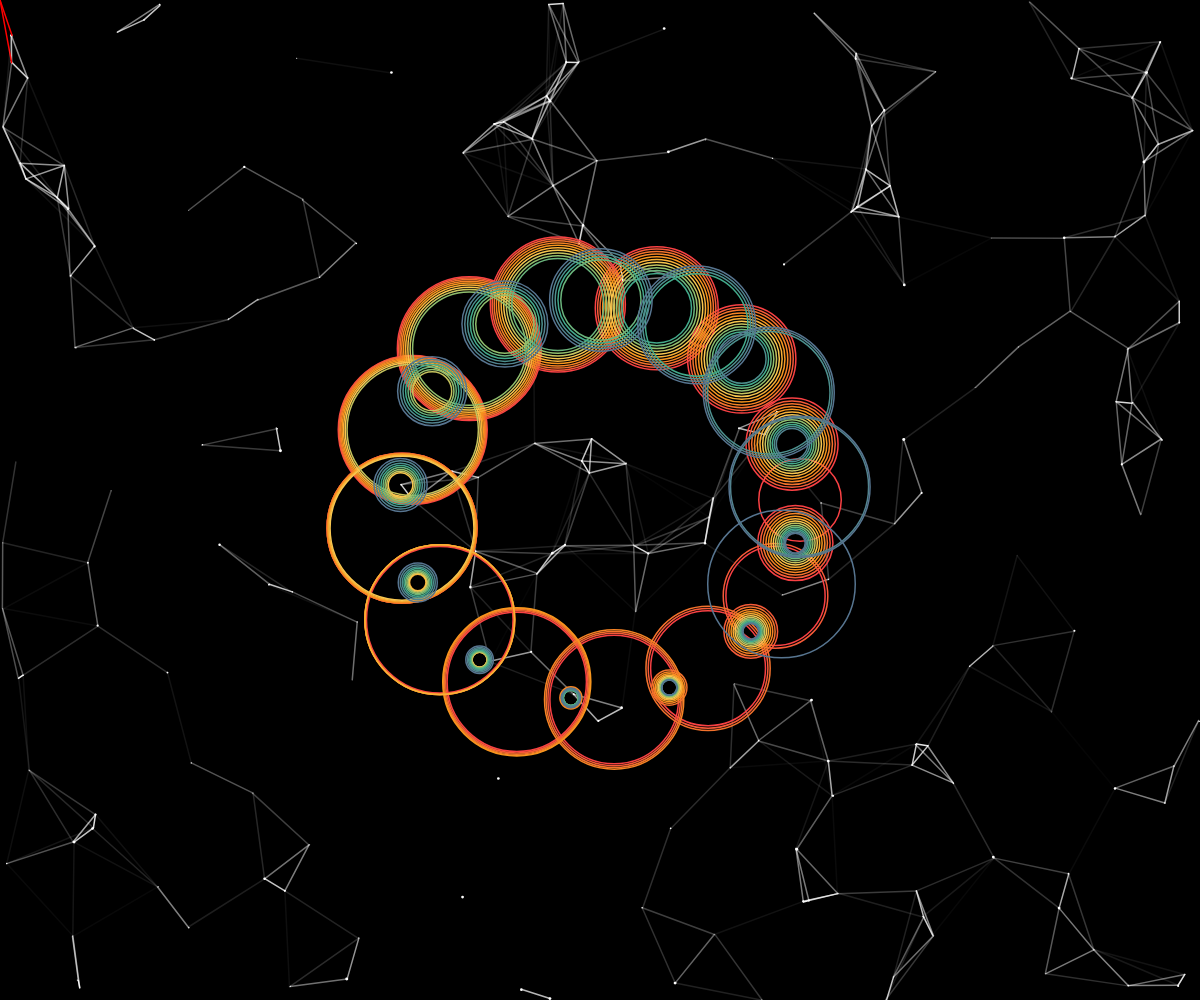
Frame 1 (no input)
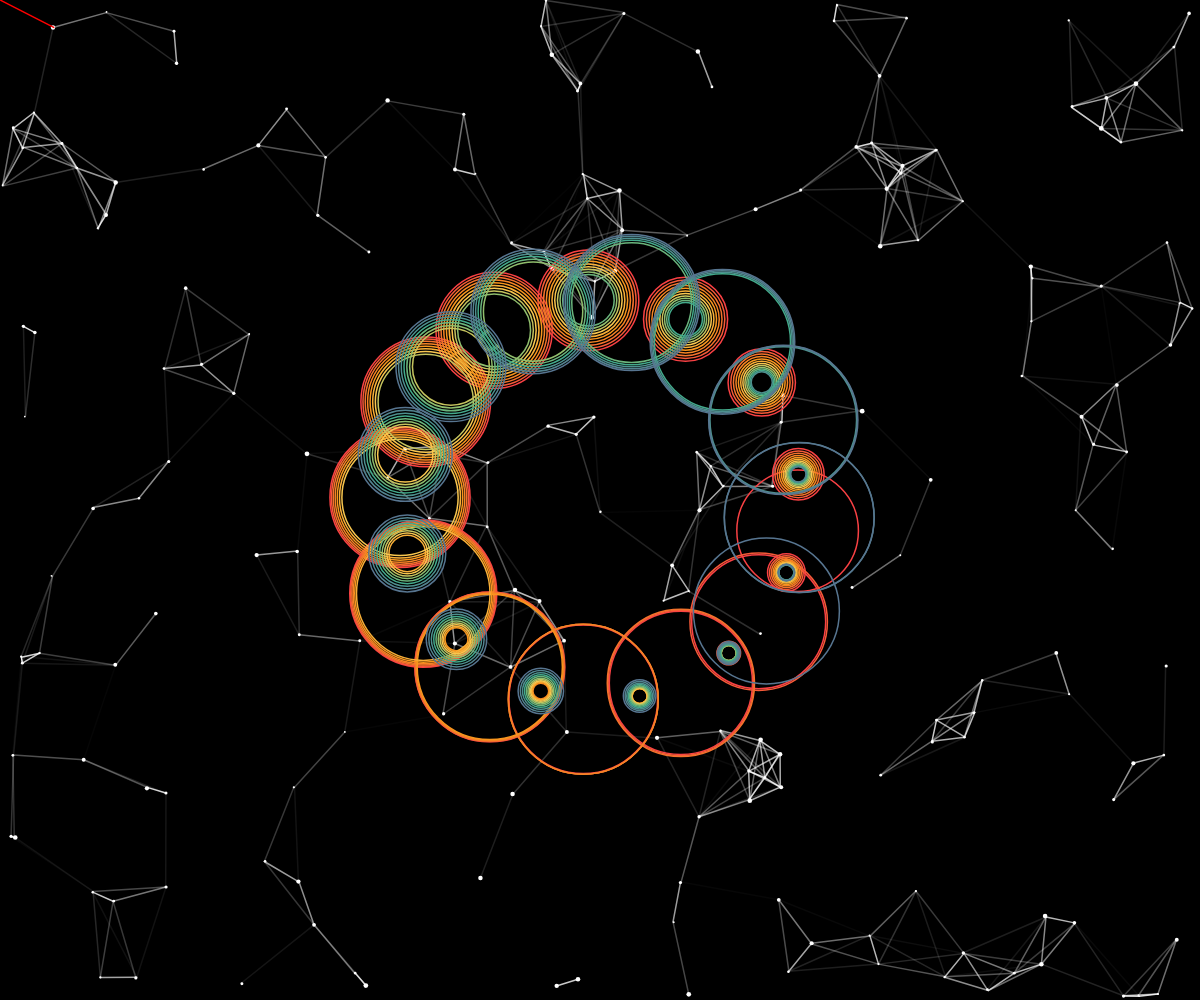
Frame 60 (no input)
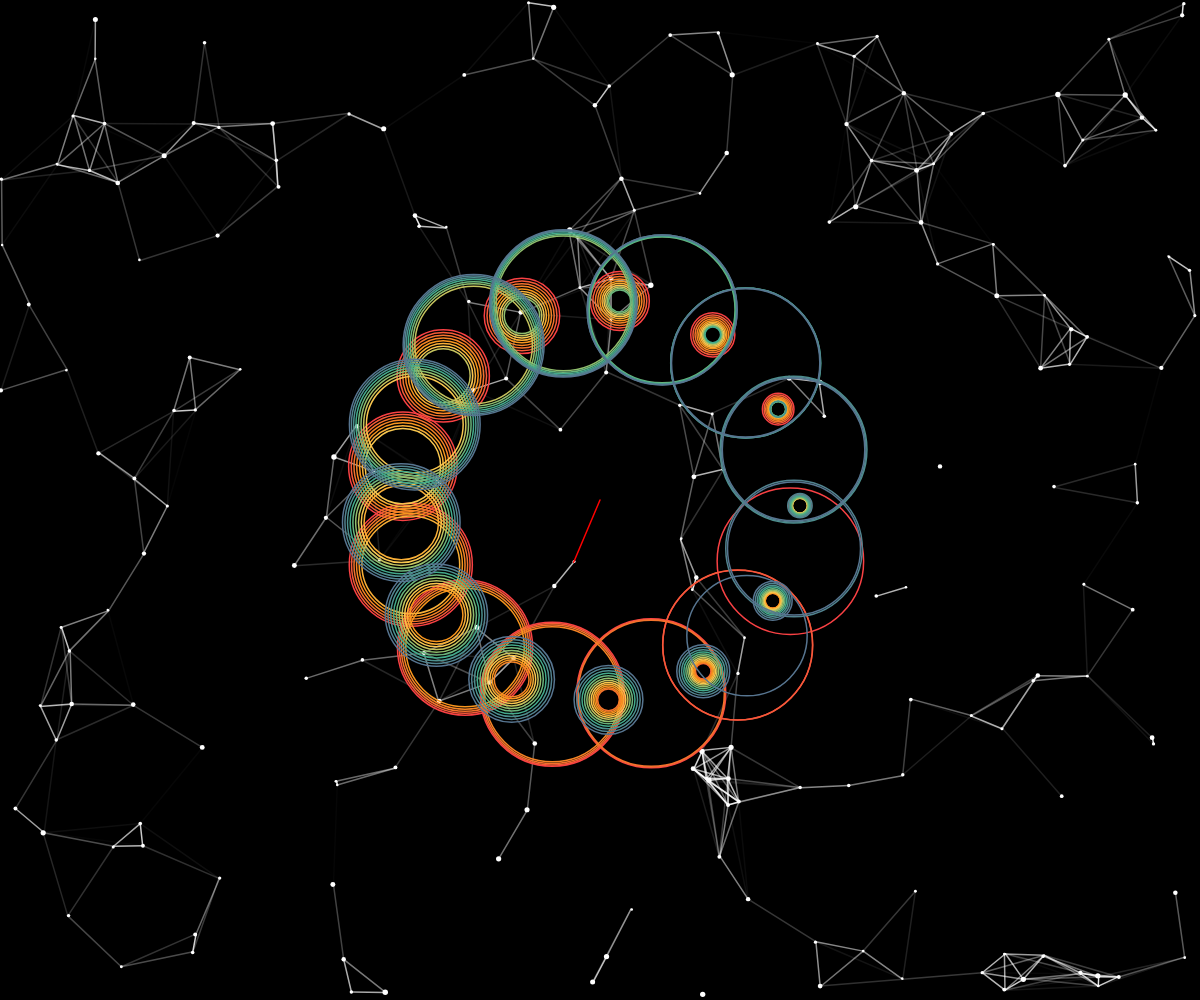
Frame 120 (the mouse pressed at the canvas centre since frame 60)

The p5.js sketch that drew these frames (run headless with seeded random() and noise() and a simulated clock; from frame 60 on, the mouse is pressed at the canvas centre):

// p5.js sketch
// ── sketch.js
let times = 0;
let vel = 0;
// The number of intermediate circles
let hori_count = 14;
let vert_count = 14;
// The gradient color of the center circle
let colors = [
  "#F94144",
  "#F65A38",
  "#F3722C",
  "#F68425",
  "#F8961E",
  "#F9AF37",
  "#F9C74F",
  "#C5C35E",
  "#90BE6D",
  "#6AB47C",
  "#43AA8B",
  "#4D908E",
  "#52838F",
  "#577590",
];
// It's used to store the coordinates of the stars
let stars = [];
// To store the speed of the stars
let vels = [];
// Used to store the measurements of stars
let sizes = [];
// The value used to store changes in the size of the star
let addition = 0.03;

function setup() {
  // Canvas size is full
  createCanvas(windowWidth, windowHeight);
  // rotational speed
  vel = TWO_PI / 300;
  
  strokeWeight(3);

  // Used to initialize the position, velocity, and size of the star
  for (let i = 0; i < 200; i++) {
    stars.push(createVector(random(width), random(height)));
    vels.push(createVector(random(-1, 1), random(-1, 1)));
    sizes.push(random(3));
  }
}

function draw() {
  // color of the background
  background(0);

  
  for (let i = 0; i < stars.length; i++) {
    fill(255);
    noStroke();
    // draw stars
    ellipse(stars[i].x, stars[i].y, sizes[i], sizes[i]);
    // the movement of the stars
    stars[i].x += vels[i].x;
    stars[i].y += vels[i].y;
    // When the star hits the boundary, it bounces back
    if ((stars[i].x > width) | (stars[i].x < 0)) {
      vels[i].x *= -1;
    }
    if ((stars[i].y > height) | (stars[i].y < 0)) {
      vels[i].y *= -1;
    }
    // changes in the size of the stars
    sizes[i] += addition;
    if ((sizes[i] > 6) | (sizes[i] < 0)) {
      addition *= -1;
    }

    // When the stars are close together, they connect
    for (let j = i + 1; j < stars.length; j++) {
      let d = dist(stars[i].x, stars[i].y, stars[j].x, stars[j].y);
      if (d < 100) {
        stroke(255, 255-d*2.5);
        strokeWeight(1.5);
        line(stars[i].x, stars[i].y, stars[j].x, stars[j].y);
      }
    }

    // When the mouse is close to the star, it also connects
    if (dist(stars[i].x, stars[i].y, mouseX, mouseY) < 80) {
      stroke(255, 0, 0);
      line(stars[i].x, stars[i].y, mouseX, mouseY);
    }
  }
  
    noFill();
  for (let y = 0; y < vert_count; y++) {
    for (let t = 0; t < hori_count; t++) {
      // Using two layers of for cycle, the circle is rotated and the size of the circle is changed at the same time to form a regular change
      r = map(sin(times / 2 + t / 4 + y / 3), -1, 1, 10, 100);
      y_pos = map(
        sin(times / 8 + t / 2 + y / 2),
        -1,
        1,
        -200, 200
      );
      x_pos = map(
        cos(times / 8 + t / 2 + y / 2),
        -1,
        1,
        -200, 200
      );
      stroke(colors[y]);
      circle(x_pos+width/2, y_pos+height/2, r*1.5);
    }
  }
  // Time increment
  times += vel;
}

// When the screen size changes, it automatically ADAPTS
function windowResized() {
  resizeCanvas(windowWidth, windowHeight);
}
